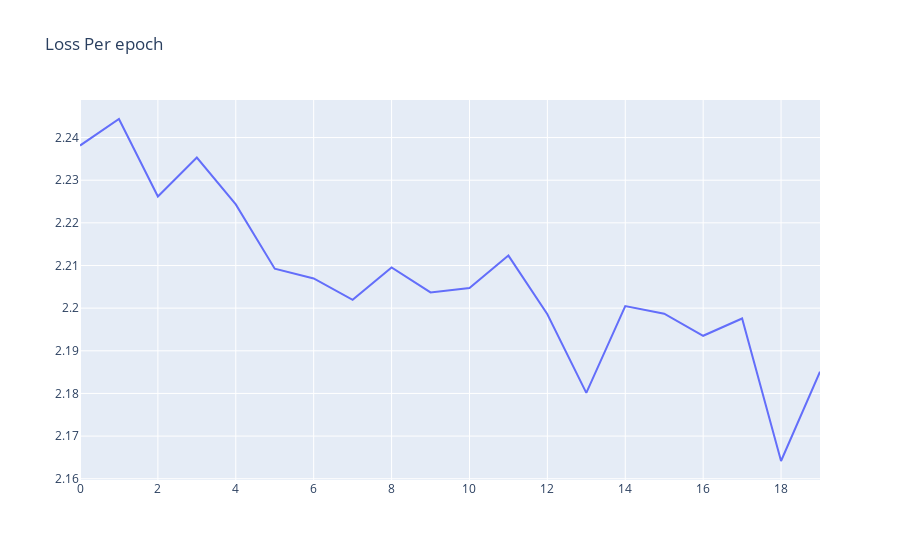

Notebook code for this chart:
### Code cell
# So we will create a tensor of lossi floats and we are going to stretch it out in a row format.
lossi_copy= lossi.copy()
lossi_copy = torch.tensor(lossi_copy).view(-1,500)
# So the lossi tensor would be 200 rows of 500 values  and now we can do the mean along the rows and this would make the shape of 200 rows
print(lossi_copy.shape)
# Now get the mean values of the lossi_copy tensor
lossi_copy = lossi_copy.mean(1)
fig = go.Figure()

fig.add_trace(go.Scatter(y  = lossi_copy.numpy(), name = "Loss"))
fig.update_layout(title = 'Loss Per epoch')

### Figure 1 — Plotly figure (JSON) as saved in the notebook; plotly's stock layout.template omitted (floating-point values rounded to 4 significant figures)
{"data": [{"name": "Loss", "type": "scatter", "y": [2.238, 2.244, 2.226, 2.235, 2.224, 2.209, 2.207, 2.202, 2.21, 2.204, 2.205, 2.212, 2.199, 2.18, 2.2, 2.199, 2.194, 2.198, 2.164, 2.185]}], "layout": {"title": {"text": "Loss Per epoch"}}}
